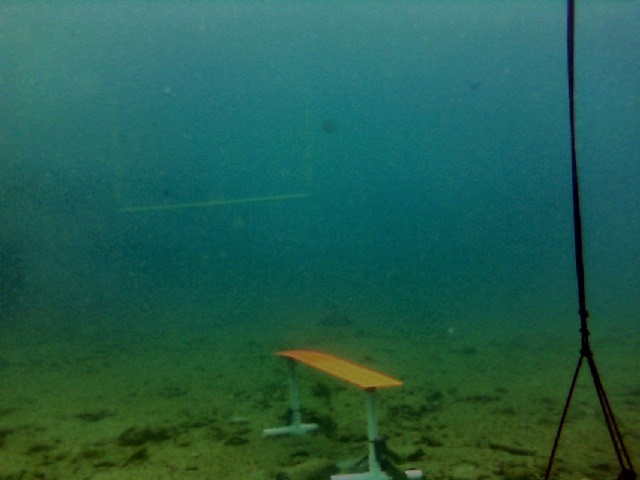
#> input picture pathmarker-detection-code/images/pmarker2-f.jpg, 640 x 480 px
$ python pathmarker-mask.py
#> lines starting #> are read from the running program, lines starting #| are printed output that depends on the picture; after the words box and inside, x2 and y2 are one past the last pixel; in counts of white or black regions, pixels touching at a corner belong together
import sys
sys.path.remove(sys.path[1])

import cv2
import math
import numpy as np
import time
import os


img_name = 'images/pmarker2-f.jpg'
img_name = '/'.join(os.path.abspath(__file__).split('/')[:-1])+'/'+img_name


t0 = time.time()

img = cv2.imread(img_name)
#> img is the input picture: shape (480, 640, 3); mean B, G, R 78.4, 94, 34.3
image = np.copy(img)
#image = cv2.cvtColor(image, cv2.COLOR_BGR2RGB)
hsv = cv2.cvtColor(image, cv2.COLOR_BGR2HSV)
#> hsv: shape (480, 640, 3); mean H, S, V 77.9, 180, 95.7

orange_low = np.array([5, 50, 50])
orange_high = np.array([40, 255, 255])

o_mask = cv2.inRange(hsv, orange_low, orange_high)
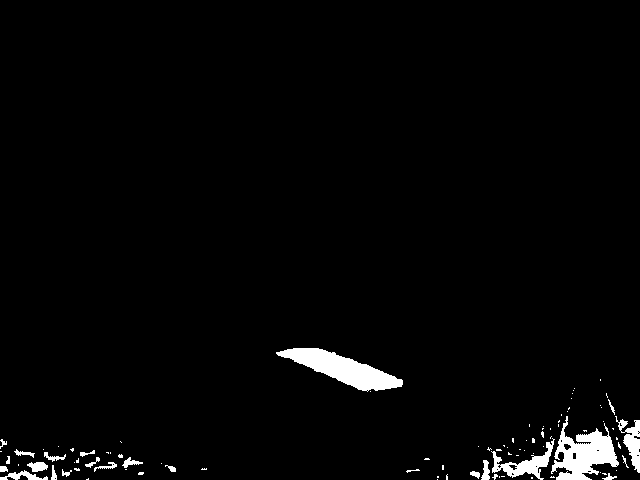
#> o_mask: shape (480, 640); 2.5% white; 93 white regions (69 under 20 px), largest, box (x1, y1, x2, y2) and area: (276, 348, 403, 392) 2413, (551, 416, 619, 480) 2140, (491, 438, 555, 480) 813

image[o_mask == 0] = [0, 0, 0]
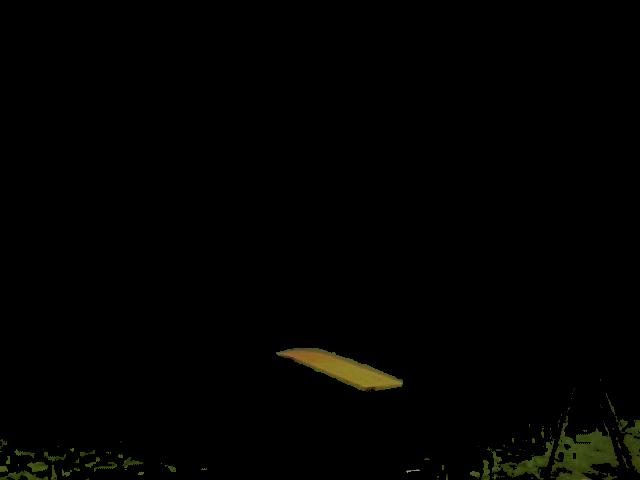
#> image: shape (480, 640, 3); mean B, G, R 0.6, 2, 1.9

gray = cv2.cvtColor(image, cv2.COLOR_BGR2GRAY)
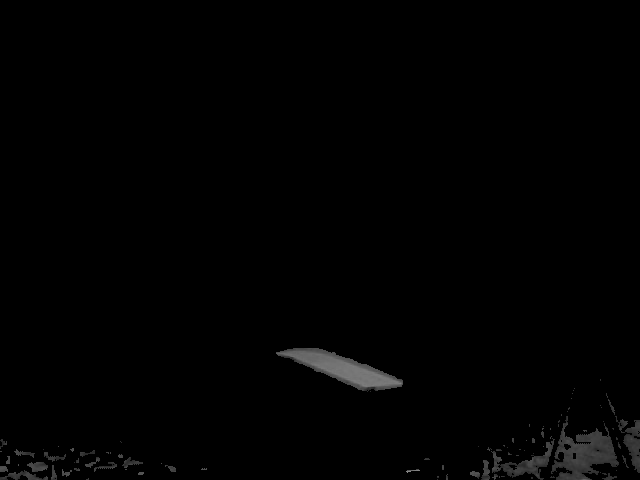
#> gray: shape (480, 640); min 0, max 137, mean 1.8

_, thresh = cv2.threshold(gray, 10, 255, cv2.THRESH_BINARY)

kernel = np.ones((7,7),np.uint8)
eroded = cv2.erode(thresh,kernel,iterations = 1)
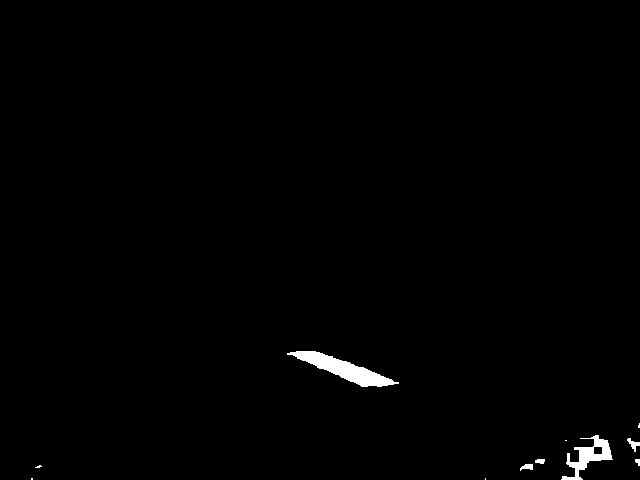
#> eroded: shape (480, 640); 0.81% white; 11 white regions (5 under 20 px), largest, box (x1, y1, x2, y2) and area: (287, 351, 399, 387) 1429, (561, 435, 613, 480) 816, (627, 438, 640, 452) 76, (520, 464, 533, 471) 59, (535, 459, 545, 464) 41, (635, 459, 640, 466) 25


cv2.imshow('original', img)
cv2.imshow('s', thresh)


print(time.time() - t0)

#cv2.imshow('s', img)
#cv2.imwrite('pmarker-3s.jpg', segmented_image)
cv2.waitKey(0)
